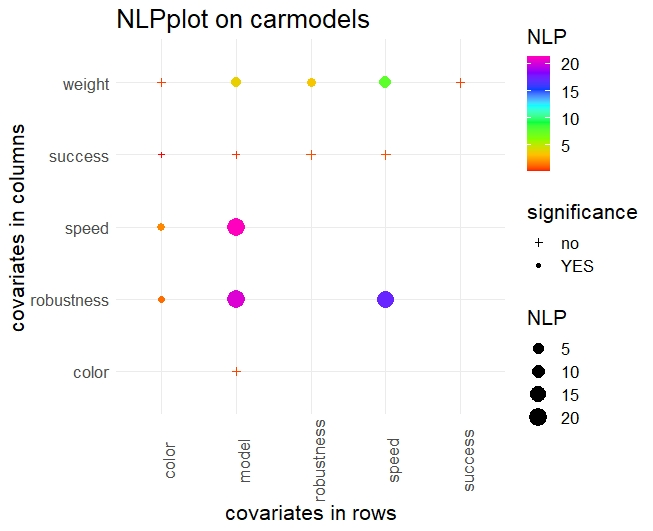

This chart was generated by the following R code:
#' @title nlpplot

#' perform matrix plot of the results obtained by cltest function
#' @param titleplot "string" for the title of the plot
#' @param txt size of the label for the title
#' @examples data(carmodels)
#' @examples df<-preprocess(carmodels)
#' @examples results<-cltest(df)
#' @examples nlpplot(results,titleplot="NLP plot on carmodels",txt=12)


nlpplot<-function(results,titleplot="NLP plot",txt=12){
  #install require R packages if necessary and load them
  if(!require(ggplot2)){
    install.packages("ggplot2")
    library(ggplot2)
  }

  p=ggplot(results,aes(x=Row,y=Column,color=NLP,size=NLP))+
	geom_point(aes(shape=significance))+theme_minimal()+
    	labs(x="covariates in rows", y="covariates in columns",
         title=titleplot)+
	scale_shape_manual(values=c(3, 16))+
    	theme(axis.text.x = element_text(angle = 90))+
	theme(text = element_text(size = txt))+
	scale_colour_gradientn(colors=rainbow(8))+
	theme(legend.position="right")
	return(p)
}
